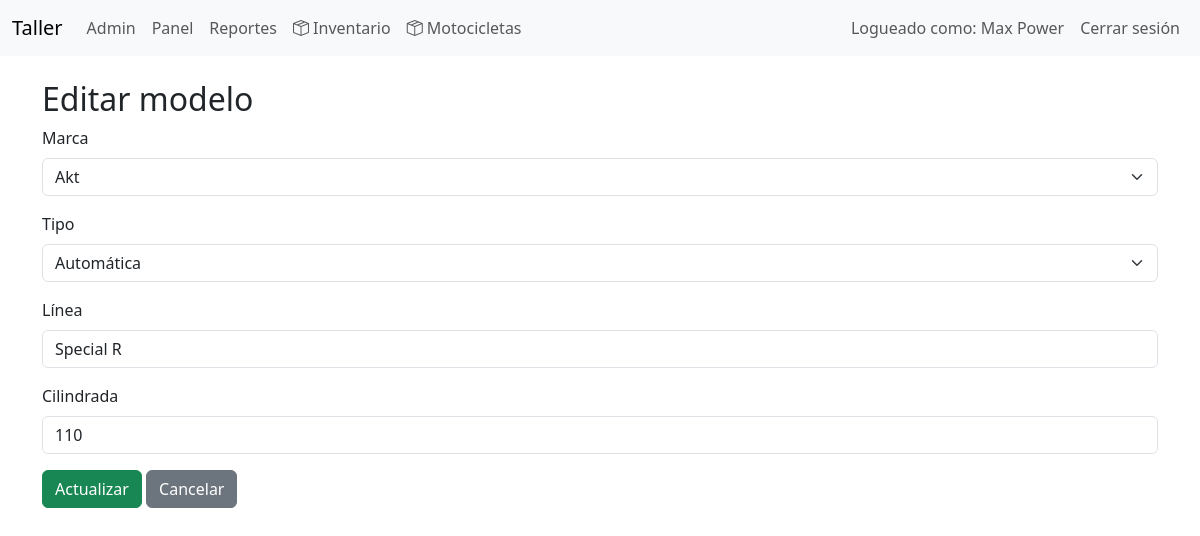
The app's page /index.php?controller=modelo_moto&action=edit&id=91 (signed in) with its own data.
### tables this page shows
CREATE TABLE `modelos_moto` (
  `id` int(11) NOT NULL,
  `marca_moto_id` int(11) NOT NULL,
  `tipo_moto_id` int(11) NOT NULL,
  `linea` varchar(50) NOT NULL,
  `cilindrada` smallint(5) UNSIGNED DEFAULT NULL,
  `activo` tinyint(1) NOT NULL DEFAULT 1,
  `created_at` timestamp NOT NULL DEFAULT current_timestamp(),
  `updated_at` timestamp NOT NULL DEFAULT current_timestamp() ON UPDATE current_timestamp()
);

CREATE TABLE `marcas_moto` (
  `id` int(11) NOT NULL,
  `nombre` varchar(100) NOT NULL,
  `activo` tinyint(1) NOT NULL DEFAULT 1,
  `created_at` timestamp NOT NULL DEFAULT current_timestamp(),
  `updated_at` timestamp NOT NULL DEFAULT current_timestamp() ON UPDATE current_timestamp()
);

CREATE TABLE `tipos_moto` (
  `id` int(11) NOT NULL,
  `nombre` varchar(100) NOT NULL,
  `activo` tinyint(1) NOT NULL DEFAULT 1,
  `created_at` timestamp NOT NULL DEFAULT current_timestamp(),
  `updated_at` timestamp NOT NULL DEFAULT current_timestamp() ON UPDATE current_timestamp()
);

### app/controllers/BaseController.php (called while the page is built, shortened)
<?php
abstract class BaseController
{
    protected function render(string $view, array $data = []): void
    {
        extract($data);
        require __DIR__ . '/../views/layouts/header.php';
        require __DIR__ . '/../views/' . $view . '.php';
        require __DIR__ . '/../views/layouts/footer.php';
    }
}

### app/controllers/ModeloMotoController.php (called while the page is built, shortened)
<?php
class ModeloMotoController extends BaseController
{
    private ModeloMoto $modelModel;
    private MarcaMoto $brandModel;
    private TipoMoto $typeModel;
   public function __construct(PDO $pdo)
{
    $this->modelModel = new ModeloMoto($pdo);
    $this->brandModel = new MarcaMoto($pdo);
    $this->typeModel = new TipoMoto($pdo);
}
public function edit(): void
{
    $id = (int)($_GET['id'] ?? 0);
    $model = $this->modelModel->find($id);
    $this->render('motorcycle_models/form', [
        'title'  => 'Editar modelo',
        'model'  => $model,
        'brands' => $this->brandModel->active(),
        'types'  => $this->typeModel->active()
    ]);
}
}

### app/models/BaseModel.php (called while the page is built, shortened)
<?php
class BaseModel
{
    public function __construct(PDO $pdo)
    {
        $this->db = $pdo;
    }
}

### app/models/ModeloMoto.php (called while the page is built, shortened)
<?php
class ModeloMoto extends BaseModel
{
    public function find(int $id): ?array
{
    $stmt = $this->db->prepare("
        SELECT
            id,
            marca_moto_id,
            tipo_moto_id,
            linea,
            cilindrada,
            activo
        FROM modelos_moto
        WHERE id = :id
    ");
    $stmt->execute([
        ':id' => $id
    ]);
    return $stmt->fetch(PDO::FETCH_ASSOC) ?: null;
}
}

### app/models/CatalogModel.php (called while the page is built, shortened)
<?php
abstract class CatalogModel extends BaseModel
{
    protected string $table;
    public function active(): array
    {
        $stmt = $this->db->query("
            SELECT *
            FROM {$this->table}
            WHERE activo = 1
            ORDER BY nombre
        ");
        return $stmt->fetchAll(PDO::FETCH_ASSOC);
    }
}

### app/views/motorcycle_models/form.php (the view, shortened to what this page needs)
<h2><?= $title ?></h2>
<form
    method="post"
    action="index.php?controller=modelo_moto&action=<?= isset($model['id']) ? 'update' : 'store' ?>">
<div class="mb-3">
    <label class="form-label">Marca</label>
    <select
        name="marca_moto_id"
        class="form-select"
        required>
        <?php foreach ($brands as $brand): ?>
            <option
                value="<?= $brand['id'] ?>"
                <?= isset($model['marca_moto_id']) &&
                    $model['marca_moto_id'] == $brand['id']
                    ? 'selected'
                    : '' ?>>
                <?= htmlspecialchars($brand['nombre']) ?>
            </option>
        <?php endforeach; ?>
    </select>
</div>
<div class="mb-3">
    <label class="form-label">Tipo</label>
    <select
        name="tipo_moto_id"
        class="form-select"
        required>
        <?php foreach ($types as $type): ?>
            <option
                value="<?= $type['id'] ?>"
                <?= isset($model['tipo_moto_id']) &&
                    $model['tipo_moto_id'] == $type['id']
                    ? 'selected'
                    : '' ?>>
                <?= htmlspecialchars($type['nombre']) ?>
            </option>
        <?php endforeach; ?>
    </select>
</div>
<div class="mb-3">
    <label class="form-label">Línea</label>
    <input
        type="text"
        name="linea"
        class="form-control"
        maxlength="30"
        value="<?= htmlspecialchars($model['linea'] ?? '') ?>"
        required>
</div>
<div class="mb-3">
    <label class="form-label">Cilindrada</label>
    <input
        type="number"
        name="cilindrada"
        class="form-control"
        min="0"
        value="<?= htmlspecialchars($model['cilindrada'] ?? '') ?>">
</div>
<button
    type="submit"
    class="btn btn-success">
    <?= isset($model['id'])
        ? 'Actualizar'
        : 'Guardar' ?>
</button>
<a
    href="index.php?controller=modelo_moto&action=index"
    class="btn btn-secondary">
    Cancelar
</a>
</form>

### public/css/style.css (style rules this page uses)
body { padding-bottom: 40px; }

### records on screen
modelos_moto: marca_moto_id "Akt", tipo_moto_id "Automática", linea "Special R", cilindrada "110"

### other values on screen
$_SESSION['user_name'] "Max Power"
$title "Editar modelo"
